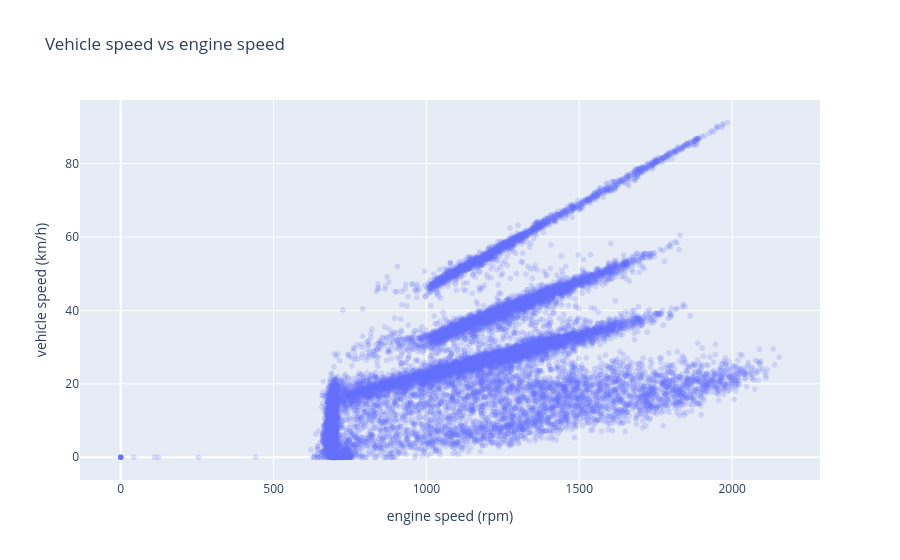

The notebook cell saved with this chart:
### Markdown cell above
## Vehicle speed vs engine speed

### Code cell
fig = px.scatter(
    interpolated,
    x="engine_speed_rpm",
    y="vehicle_speed_kmph",
    opacity=0.2,
    title="Vehicle speed vs engine speed",
    labels={"engine_speed_rpm": "engine speed (rpm)", "vehicle_speed_kmph": "vehicle speed (km/h)"},
)
fig.show()

### Figure 1 — Plotly figure (JSON) as saved in the notebook; plotly's stock layout.template omitted (floating-point values rounded to 4 significant figures; data arrays with more than 128 entries replaced by an {"elided": "..."} marker saying what was removed)
{"data": [{"hovertemplate": "engine speed (rpm)=%{x}<br>vehicle speed (km/h)=%{y}<extra></extra>", "legendgroup": "", "marker": {"color": "#636efa", "opacity": 0.2, "symbol": "circle"}, "mode": "markers", "name": "", "showlegend": false, "type": "scattergl", "x": {"elided": "30859 float values"}, "xaxis": "x", "y": {"elided": "30859 float values"}, "yaxis": "y"}], "layout": {"legend": {"tracegroupgap": 0}, "title": {"text": "Vehicle speed vs engine speed"}, "xaxis": {"anchor": "y", "domain": [0, 1], "title": {"text": "engine speed (rpm)"}}, "yaxis": {"anchor": "x", "domain": [0, 1], "title": {"text": "vehicle speed (km/h)"}}}}
